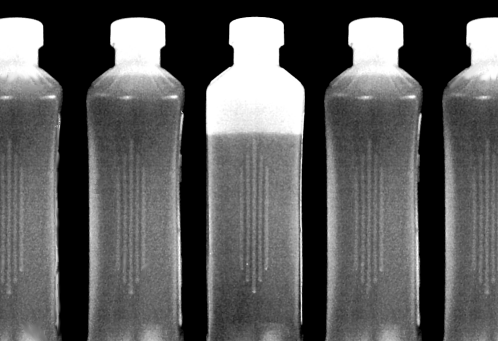
#> input picture Assignment4/bottles.tif, 498 x 341 px
$ python question2.py   (Python 2 division)   (older library calls are emulated)
#> lines starting #> are read from the running program, lines starting #| are printed output that depends on the picture
import cv2
import numpy as np

im = cv2.imread('bottles.tif')
#> im is the input picture: shape (341, 498, 3); min 0, max 255, mean 90.4
gray = cv2.cvtColor(im,cv2.COLOR_BGR2GRAY)
mask = cv2.blur(gray,(3,3))
mask1 = np.zeros((im.shape[0],im.shape[1]),dtype=np.uint8)
mask2 = np.zeros((im.shape[0],im.shape[1]),dtype=np.uint8)
mask1[mask < 210] = 255
mask2[mask > 20] = 255
mask = cv2.bitwise_and(mask1,mask2)
kernel = np.array([[-1,-2,-1],[0,0,0],[1,2,1]])

temp = cv2.filter2D(mask,-1,kernel)
temp = cv2.medianBlur(temp,3)

element_erode = cv2.getStructuringElement(cv2.MORPH_RECT,( 2,2 ),( 0, 0))
temp = cv2.erode(temp,element_erode)

_,contour,_ = cv2.findContours(temp.copy(),cv2.RETR_EXTERNAL,cv2.CHAIN_APPROX_SIMPLE)
y_list = []
for cnt in contour:
	x,y,w,h = cv2.boundingRect(cnt)
	y_list.append(y)

y_mid = np.mean(np.array(y_list))
# print y_mid
mask1 = np.zeros((temp.shape[0]+2,temp.shape[1]+2),np.uint8)
for cnt in contour:
	x,y,w,h = cv2.boundingRect(cnt)
	if y > y_mid and w*h > 100:
		print x,y,w,h
		#cv2.drawContours(im, [cnt], -1,(255,0,0),-1)
		cv2.floodFill(mask, mask1,(x,y),255)
	else:
		cv2.floodFill(mask, mask1,(x,y),0)

im[:,:,0] = cv2.bitwise_and(im[:,:,0],mask)
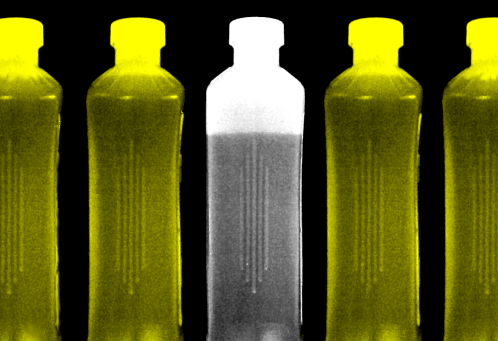
#> im: shape (341, 498, 3); mean B, G, R 25.6, 90.4, 90.4
im[:,:,1] = cv2.bitwise_and(im[:,:,1],mask)
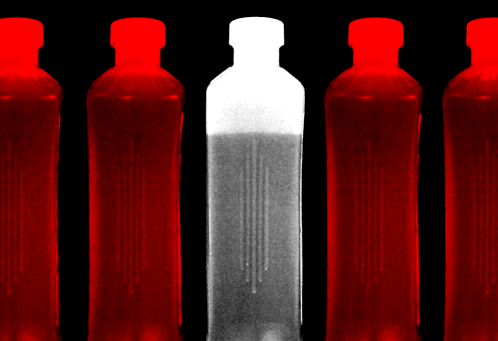
#> im: shape (341, 498, 3); mean B, G, R 25.6, 25.6, 90.4
im[:,:,2] = cv2.bitwise_and(im[:,:,2],mask)
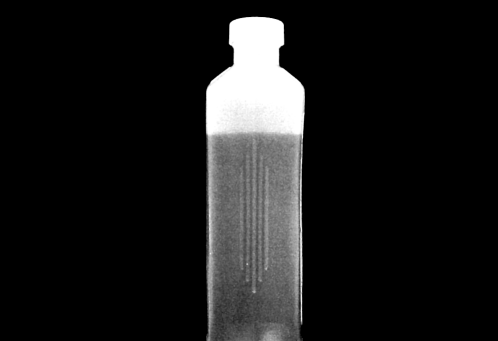
#> im: shape (341, 498, 3); min 0, max 255, mean 25.6
cv2.imshow("XYYZZZ",im)
cv2.waitKey(0)

$ run again, with Assignment4/cloud2.jpg saved as Assignment4/bottles.tif
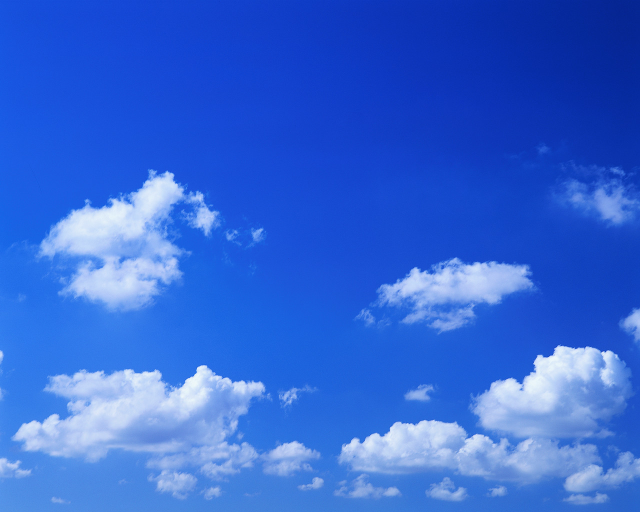
#> input picture Assignment4/cloud2.jpg, 1280 x 1024 px (shown at 1/2 size)
#> im is the input picture: shape (1024, 1280, 3); mean B, G, R 214.1, 103.3, 52.8
#> `gray = cv2.cvtColor(im,cv2.COLOR_BGR2GRAY)`:
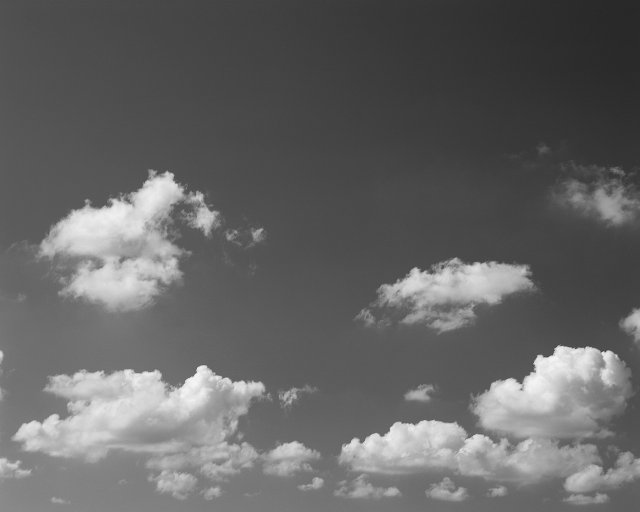
#> gray: shape (1024, 1280) (shown at 1/2 size); min 37, max 249, mean 100.8
#> `im[:,:,2] = cv2.bitwise_and(im[:,:,2],mask)`:
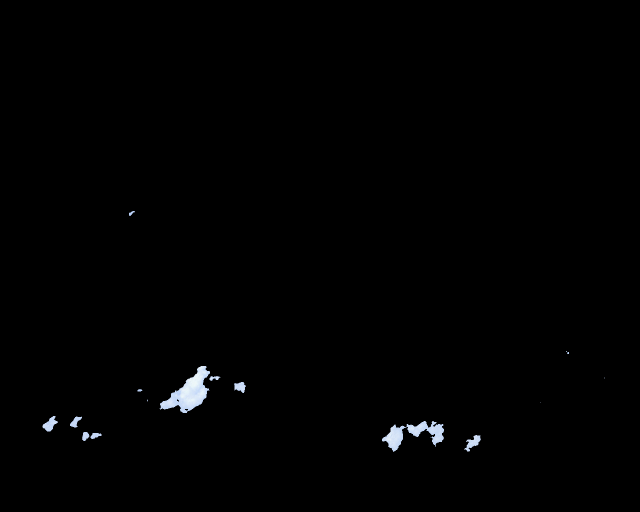
#> im: shape (1024, 1280, 3) (shown at 1/2 size); mean B, G, R 1.8, 1.6, 1.5
